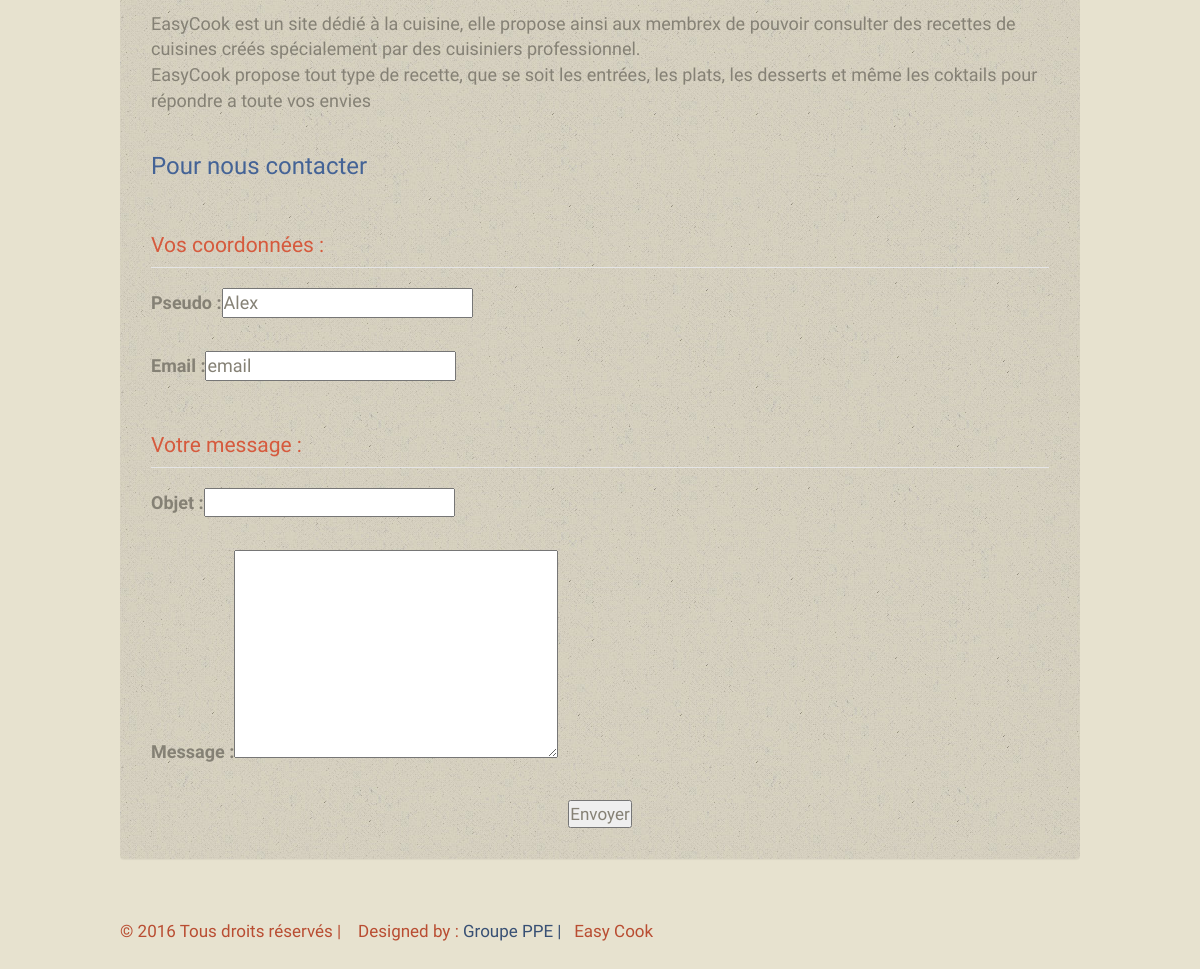
The page /vue/contact.php (signed in, lower part) on the database as committed earlier.
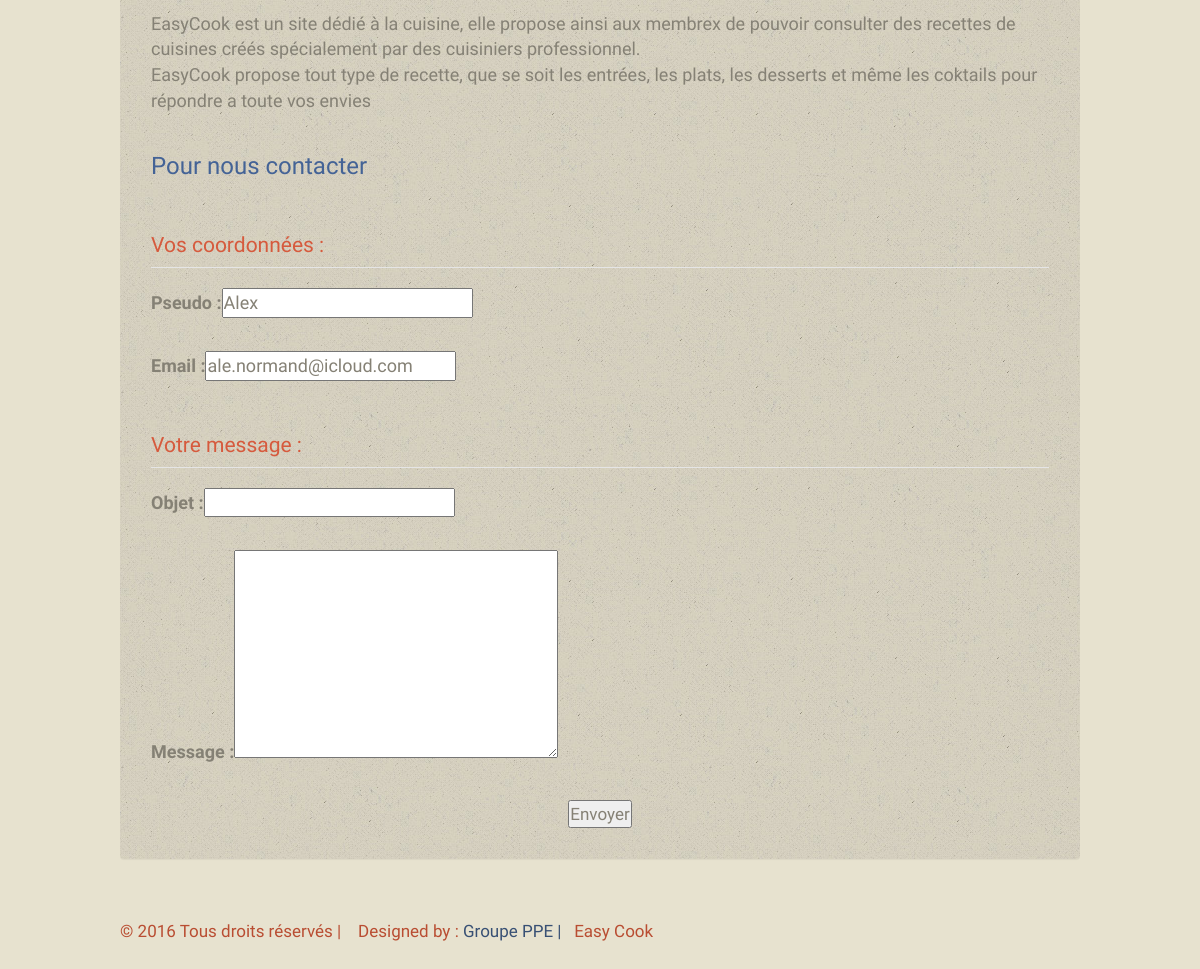
The same page on the database as committed later.
### tables this page shows
CREATE TABLE IF NOT EXISTS `utilisateur` (
  `id` int(11) NOT NULL AUTO_INCREMENT,
  `pseudo` varchar(25) DEFAULT NULL,
  `passe` varchar(255) DEFAULT NULL,
  `mail` varchar(50) DEFAULT NULL,
  `photo` varchar(255) DEFAULT NULL,
  `type` varchar(20) NOT NULL,
  PRIMARY KEY (`id`)
);

### vue/contact.php (the view, shortened to what this page needs)
<!DOCTYPE html PUBLIC "-//W3C//DTD XHTML 1.0 Transitional//EN"
        "http://www.w3.org/TR/xhtml1/DTD/xhtml1-transitional.dtd">
<html xmlns="http://www.w3.org/1999/xhtml">
<head>
    <link href="../css/styles.css" rel="stylesheet" type="text/css"/>
    <link rel="stylesheet" href="../css/superfish.css" media="screen">
</head>
<body>
<?php
include("../include/head.php");
if (isset($_SESSION['pseudo'])) {
    $sq = mysql_query('SELECT mail FROM utilisateur WHERE pseudo = "' . $_SESSION['pseudo'] . '"');
    $mail = mysql_fetch_assoc($sq);
}
?>
<div class="page">
    <div class="panel">
        <div class="content">
            <h1>"En quoi consiste le site ?"</h1><br>
            <p>EasyCook est un site dédié à la cuisine, elle propose ainsi aux membrex de pouvoir consulter des recettes
                de cuisines créés spécialement par des cuisiniers professionnel.<br>
                EasyCook propose tout type de recette, que se soit les entrées, les plats, les desserts et même les
                coktails pour répondre a toute vos envies</p>
            <h1>Pour nous contacter</h1> <br>
            <form action="../traitement/traitement_message.php" method="post">
                <fieldset>
                    <legend><h2>Vos coordonnées :</h2></legend>
                    <p><label for="nom">Pseudo : </label><input type="text" id="pseudo" name="pseudo"
                                                                value="<?php if (isset($_SESSION['pseudo'])) {echo $_SESSION['pseudo'];} ?>" tabindex="1"
                                                                required/></p>
                    <p><label for="email">Email : </label><input type="text" id="email" name="email"
                                                                 value="<?php if (isset($_SESSION['pseudo'])) {echo $mail['mail']; }?>" tabindex="2"
                                                                 required/></p>
                </fieldset>
                <fieldset>
                    <legend><h2>Votre message :</h2></legend>
                    <p><label for="objet">Objet : </label><input type="text" id="objet" name="objet" tabindex="3"
                                                                 required/></p>
                    <p><label for="message">Message :</label><textarea id="message" name="message" tabindex="4"
                                                                       cols="30" rows="8" required></textarea></p>
                </fieldset>
                <div style="text-align:center;"><input type="submit" name="envoi" value="Envoyer"/></div>
        </div>
    </div>
</div>
<?php
include("../include/footer.php");
?>

Rows that differ between the two databases and show on the page:
changed utilisateur: email "email" → "ale.normand@icloud.com"
